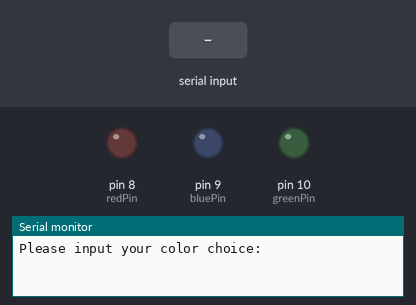
Recording of a sketch running on a simulated Arduino Uno, built with avr-gcc and run on an emulated ATmega328P. Parts: output pins drawn as LEDs (lit = HIGH), the last lines printed to the serial monitor. The test bench sets the inputs (shaded band).

Above: at 1.2 s.
1.3 s: "red" received over Serial
At 3.0 s:
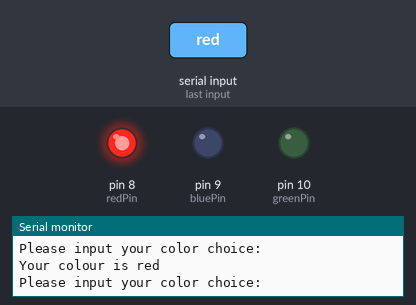
3.8 s: "green" received over Serial
At 6.0 s:
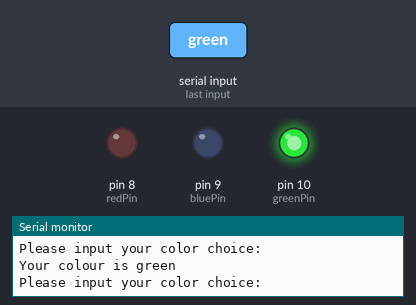
6.3 s: "blue" received over Serial
At 8.1 s:
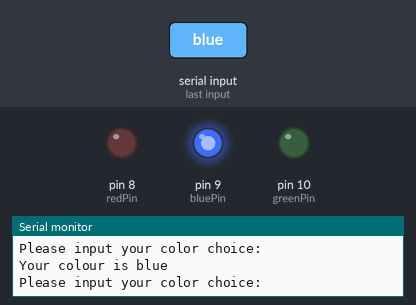
8.8 s: "white" received over Serial
At 11.2 s:
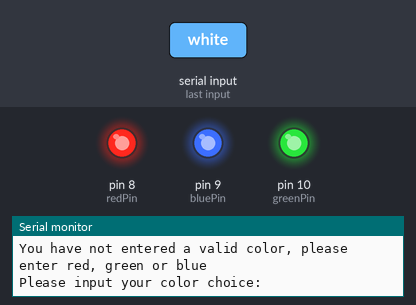
Timing chart, 0 to 12.3 s (numbered marks = the images above; inputs shaded):
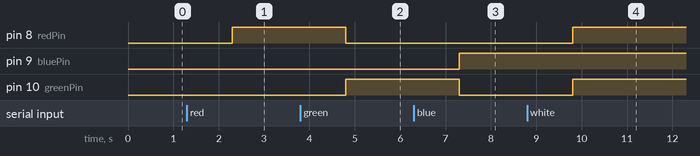

Measured:
- after the input at 1.3 s, pin 8 (redPin): LOW → HIGH after 1.0 s
- after the input at 3.8 s, pin 8 (redPin): HIGH → LOW after 1.0 s; pin 10 (greenPin): LOW → HIGH after 1.0 s
- after the input at 6.3 s, pin 9 (bluePin): LOW → HIGH after 1.0 s; pin 10 (greenPin): HIGH → LOW after 1.0 s
- after the input at 8.8 s, pin 8 (redPin), pin 10 (greenPin): LOW → HIGH after 1.0 s

The sketch:

RBG_led_program.ino
```cpp
int redPin=8;         // Set red LED pin to 8
int greenPin=10;       // Set green LED pin to 9
int bluePin=9;         // Set blue LED pin to 10
int bright = 255;  // Set brightness to full
int dim = 0;           // Set dimness
String msg = "Please input your color choice:"; //Message to be displayed
String prompt = "Your colour is ";
String color;    // Set up variable to hold user input

void setup() {
  Serial.begin(9600);  // Turn on Serial port to 9600 baud
  pinMode (redPin, OUTPUT);     // Set pinmodes to output
  pinMode (greenPin, OUTPUT);   // Set pinmodes to output
  pinMode (bluePin, OUTPUT);    // Set pinmodes to output

}

void loop() {

  Serial.println(msg);  // prompting user for input
  while (Serial.available()==0) { }
  color = Serial.readString ();    // read string from serial port

  Serial.println(prompt + color); //print input colour

  if (color == "red") {
    analogWrite (redPin, bright);    // Turn red on
    analogWrite (bluePin, 0);            // Turn blue off
    analogWrite (greenPin, 0);           // Turn green off
  }

  if (color == "green") {
   analogWrite (redPin, 0);             // Turn red on
    analogWrite (bluePin, 0);            // Turn blue off
    analogWrite (greenPin, bright);  // Turn green off
  }

  if (color == "blue") {
    analogWrite (redPin, 0);             // Turn red on
    analogWrite (bluePin, bright);   // Turn blue off
    analogWrite (greenPin, 0);           // Turn green off
  }

    if (color == "white") {
    analogWrite (redPin, bright);             // Turn red on
    analogWrite (bluePin, bright);   // Turn blue on
    analogWrite (greenPin, bright);           // Turn green on
  }

  if (color != "red" && color != "green" && color != "blue") {
    Serial.println ("");
    Serial.println ("You have not entered a valid color, please enter red, green or blue");
    Serial.println ("");
  }
}
```
